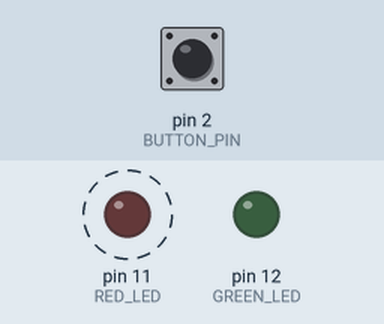
This sketch was run on a simulated Arduino Uno, built with avr-gcc and run on an emulated ATmega328P. Shown: output pins drawn as LEDs (lit = HIGH). Dashed ring = blinking. Inputs (shaded band) come from the test bench; at power-on: pin 2 (BUTTON_PIN) LOW.

Above: at 1.2 s.
1.3 s: pin 2 (BUTTON_PIN) pulled HIGH for 0.15 s
At 1.4 s:
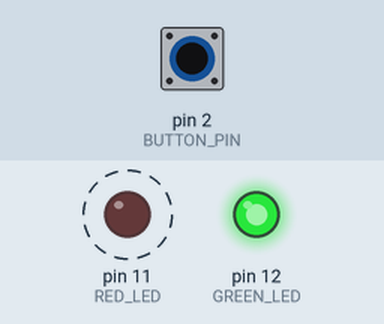
4.3 s: pin 2 (BUTTON_PIN) pulled HIGH for 1 s
At 6.5 s:
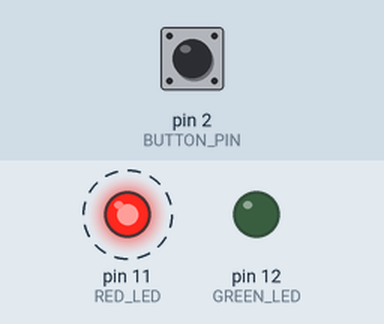
7.3 s: pin 2 (BUTTON_PIN) pulled HIGH for 3.2 s
At 8.8 s:
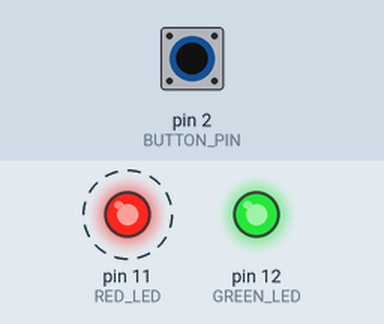
Timing chart, 0 to 18.0 s (numbered marks = the images above; inputs shaded):
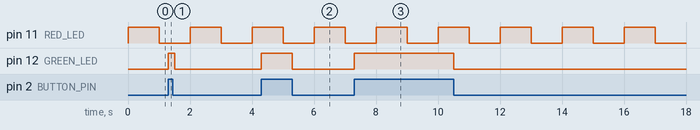

The sketch:

task1.ino
```cpp
// (C) Lucas Holter, Cornelia Olofsson, Rizwan Rafiq, group: 18 (2024)
// Work package 5
// Exercise 1
// Submission code: 1

#define BUTTON_PIN 2
#define RED_LED 11
#define GREEN_LED 12

// Variables for debouncing
volatile bool buttonPressed = false; //Variable that indicates if button is pressed or not
volatile unsigned long lastDebounceTime = 0; // the last time the output pin was toggled
unsigned long debounceDelay = 50; // the debounce time; increase if the output flickers

void setup() {
  pinMode(BUTTON_PIN, INPUT); //Set button pin as output
  pinMode(RED_LED, OUTPUT); //Set the pin the red LED is connected to to output
  pinMode(GREEN_LED, OUTPUT); //Set the pin the green led is connected to to output
  digitalWrite(GREEN_LED, LOW); //Turn of the green LED

  cli(); // stop interrupts

  TCCR1A = 0; // set entire TCCR1A register to 0
  TCCR1B = 0; // same for TCCR1B
  TCNT1  = 0; //initialize counter value to 0
  // set compare match register for 100hz increments
  OCR1A = 1562; // = 16000000 / (1024 * 100) - 1 (must be <65536)
  // turn on CTC mode
  TCCR1B |= (1 << WGM12);
  // Set CS10 and CS12 bits for 1024 prescaler
  TCCR1B |= (1 << CS12) | (1 << CS10);
  // enable timer compare interrupt
  TIMSK1 |= (1 << OCIE1A);

  sei(); // allow interrupts
}

void loop() {
  digitalWrite(RED_LED, HIGH); //Turn on red LED
  delay(1000);  //Wait 1 sec
  digitalWrite(RED_LED, LOW); //Turn on red LED
  delay(1000); //wait 1 sec
}

ISR(TIMER1_COMPA_vect) {
  // Debouncing logic
  if ((millis() - lastDebounceTime) > debounceDelay) {
    // Check button state only if debounce time has passed
    if (digitalRead(BUTTON_PIN) == HIGH) {
      if (!buttonPressed) { // If the button state has changed
        buttonPressed = true; //Set buttonPressed flag to true
        digitalWrite(GREEN_LED, HIGH); //Turn on green LED
      }
    } else {
      if (buttonPressed) { // If the button state has changed
        buttonPressed = false; //Set buttonPressed flag to false
        digitalWrite(GREEN_LED, LOW); //Turn off green LED
      }
    }
  }
}
```

Measured:
- after the input at 1.3 s, pin 12 (GREEN_LED): LOW → HIGH at once, → LOW 0.20 s later
- after the input at 4.3 s, pin 12 (GREEN_LED): LOW → HIGH at once, → LOW 1.0 s later
- after the input at 7.3 s, pin 12 (GREEN_LED): LOW → HIGH at once, → LOW 3.2 s later
- by itself, pin 11 (RED_LED): alternates HIGH for 1.0 s and LOW for 1.0 s
